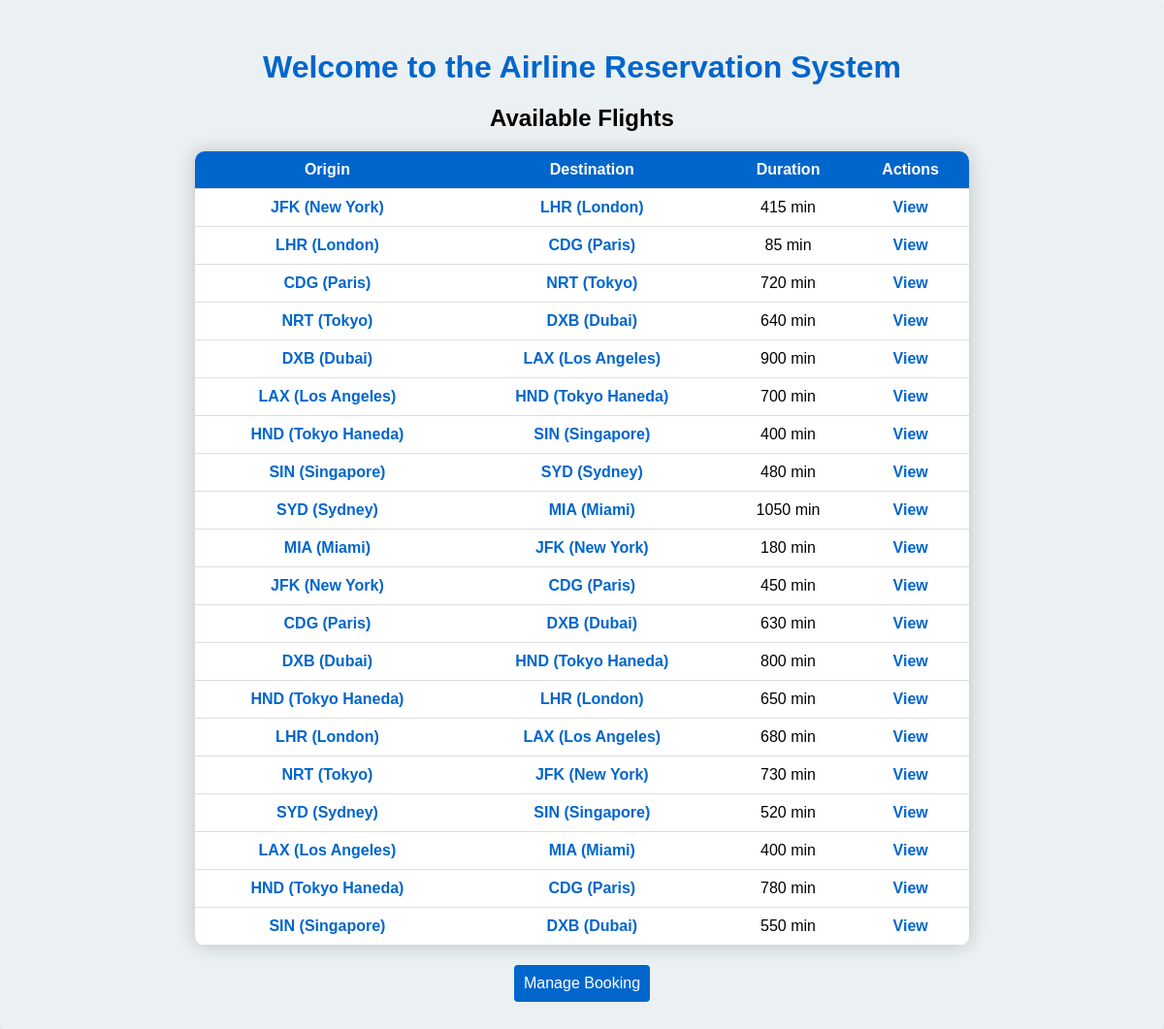
The page / on the database its author committed.
### flights/models.py (models this page shows, shortened)
class Flight(models.Model):
    origin = models.ForeignKey(
        Airport,
        on_delete=models.CASCADE,
        related_name='departing_flights'
    )
    destination = models.ForeignKey(
        Airport,
        on_delete=models.CASCADE,
        related_name='arriving_flights'
    )
    duration = models.IntegerField(help_text="Flight duration in minutes")
    capacity = models.IntegerField(default=180)

class Airport(models.Model):
    code = models.CharField(max_length=3, unique=True)
    city = models.CharField(max_length=100)

### flights/views.py (the view)
# urls.py: path('', views.index, name='index'),
def index(request):
    flights = Flight.objects.all()
    return render(request, 'flights/index.html', {'flights': flights})

### flights/templates/flights/index.html (shortened to what this page needs)
{% load static %}
<!DOCTYPE html>
<html lang="en">
<head>
    <link rel="stylesheet" href="{% static 'css/styles.css' %}">
</head>
<body>
    <div class="main_container">
        <h1>Welcome to the Airline Reservation System</h1>
        <h2 class="main_container_header">Available Flights </h2>
        <table>
            <thead>
                <tr>
                    <th>Origin</th>
                    <th>Destination</th>
                    <th>Duration</th>
                    <th>Actions</th>
                </tr>
            </thead>
            <tbody>
                {% for flight in flights %}
                <tr>
                    <td>
                        <a href="{% url 'airport_detail' flight.origin.code %}" class="link">
                            {{ flight.origin.code }} ({{ flight.origin.city }})
                        </a>
                    </td>
                    <td>
                        <a href="{% url 'airport_detail' flight.destination.code %}" class="link">
                            {{ flight.destination.code }} ({{ flight.destination.city }})
                        </a>
                    </td>
                    <td>{{ flight.duration }} min</td>
                    <td>
                        <a href="{% url 'flight_detail' flight.id %}" class="link">
                            View
                        </a>
                    </td>
                </tr>
                {% endfor %}
            </tbody>
        </table>
        <div>
            <a href="{% url 'manage_booking' %}" class="manage-booking">Manage Booking</a>
        </div>
    </div>
</body>
</html>

### flights/static/css/styles.css (style rules this page uses)
body { font-family: Arial, sans-serif; background-color: #f4f4f4; margin: 0; padding: 0; display: flex; justify-content: center; align-items: center; min-height: 100vh; }
.main_container { background-color: rgb(235, 241, 243); border-radius: 8px; box-shadow: 0 4px 6px rgba(0, 0, 0, 0.1); padding: 30px; width: 100%; }
h1 { color: #0066cc; text-align: center; margin-bottom: 20px; }
.main_container_header { text-align: center; }
table { width: 70%; border-collapse: collapse; margin: 20px auto; background-color: white; box-shadow: 0 0 20px rgba(0, 0, 0, 0.2); }
table th, table td { border-bottom: 1px solid #ddd; padding: 10px; text-align: center; }
table th { background-color: #0066cc; color: white; }
.manage-booking { text-align: center; display: block; width: fit-content; padding: 10px; background-color: #0066cc; color: white; border: none; border-radius: 4px; text-align: center; text-decoration: none; margin: auto; }
.link { text-decoration: none; font-weight: 550; color: #0066cc; }
table { border-radius: 10px; overflow: hidden; }

### rows shown on the page
Flight: origin.code "JFK", origin.city "New York", destination.code "LHR", destination.city "London", duration "415"
Flight: origin.code "LHR", origin.city "London", destination.code "CDG", destination.city "Paris", duration "85"
Flight: origin.code "CDG", origin.city "Paris", destination.code "NRT", destination.city "Tokyo", duration "720"
Flight: origin.code "NRT", origin.city "Tokyo", destination.code "DXB", destination.city "Dubai", duration "640"
Flight: origin.code "DXB", origin.city "Dubai", destination.code "LAX", destination.city "Los Angeles", duration "900"
Flight: origin.code "LAX", origin.city "Los Angeles", destination.code "HND", destination.city "Tokyo Haneda", duration "700"
Flight: origin.code "HND", origin.city "Tokyo Haneda", destination.code "SIN", destination.city "Singapore", duration "400"
Flight: origin.code "SIN", origin.city "Singapore", destination.code "SYD", destination.city "Sydney", duration "480"
Flight: origin.code "SYD", origin.city "Sydney", destination.code "MIA", destination.city "Miami", duration "1050"
Flight: origin.code "MIA", origin.city "Miami", destination.code "JFK", destination.city "New York", duration "180"
Flight: origin.code "JFK", origin.city "New York", destination.code "CDG", destination.city "Paris", duration "450"
Flight: origin.code "CDG", origin.city "Paris", destination.code "DXB", destination.city "Dubai", duration "630"
Flight: origin.code "DXB", origin.city "Dubai", destination.code "HND", destination.city "Tokyo Haneda", duration "800"
Flight: origin.code "HND", origin.city "Tokyo Haneda", destination.code "LHR", destination.city "London", duration "650"
Flight: origin.code "LHR", origin.city "London", destination.code "LAX", destination.city "Los Angeles", duration "680"
Flight: origin.code "NRT", origin.city "Tokyo", destination.code "JFK", destination.city "New York", duration "730"
Flight: origin.code "SYD", origin.city "Sydney", destination.code "SIN", destination.city "Singapore", duration "520"
Flight: origin.code "LAX", origin.city "Los Angeles", destination.code "MIA", destination.city "Miami", duration "400"
Flight: origin.code "HND", origin.city "Tokyo Haneda", destination.code "CDG", destination.city "Paris", duration "780"
Flight: origin.code "SIN", origin.city "Singapore", destination.code "DXB", destination.city "Dubai", duration "550"
